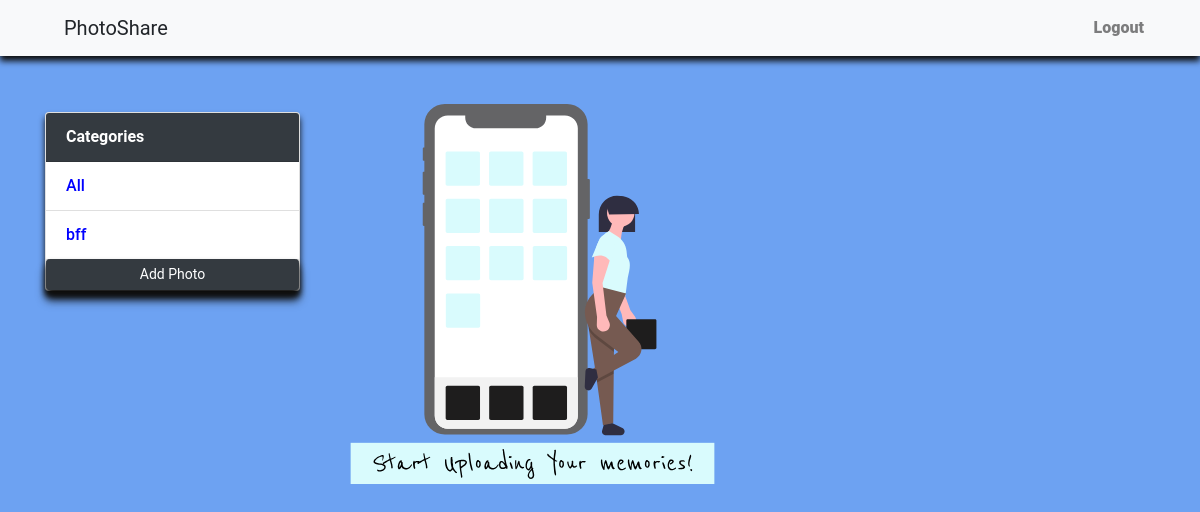
The app's page /gallery/?category=gun (signed in), older data.
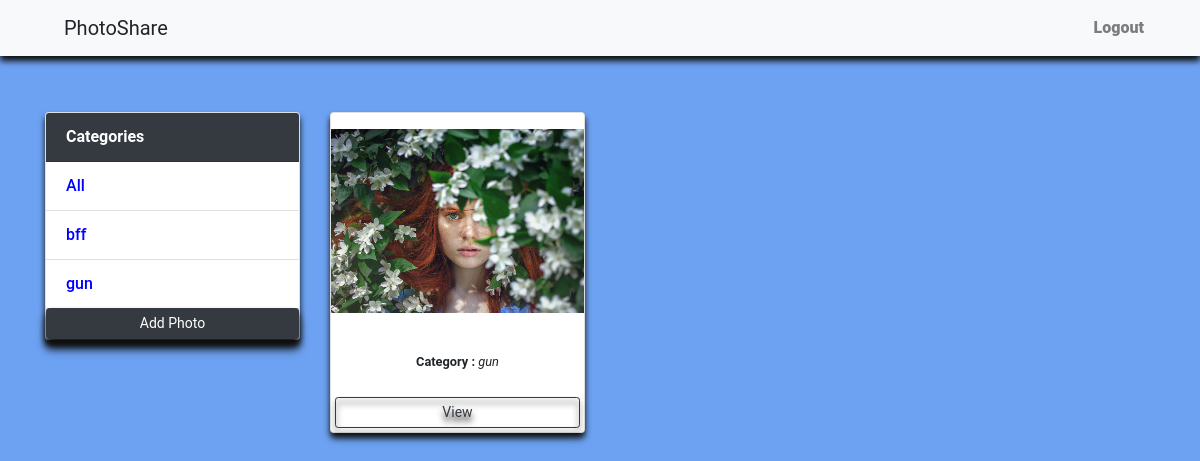
The same page, newer data.
### photo/models.py (models this page shows, shortened)
class Category(models.Model):
    name=models.CharField(max_length=100, null=False, blank=False)
    user=models.ForeignKey(User, on_delete=models.PROTECT, null=True)

class Photo(models.Model):
    category = models.ForeignKey(Category, on_delete=models.SET_NULL, null=True, blank=True)
    image = models.ImageField(null=False, blank=False)
    description=models.TextField()
    user = models.ForeignKey(User, on_delete=models.PROTECT, null=True, related_name='user')

### photo/views.py (the view)
# urls.py: path('gallery/',views.gallery, name="gallery"),
def gallery(request):
    if request.user.is_authenticated:
        category = request.GET.get('category')
        user = request.user
        if category == None:
            photos= Photo.objects.filter(user=user)
        else:
            photos = Photo.objects.filter(category__name=category, user=user)
        categories=Category.objects.filter(user=user)
        return render(request, 'photo/gallery.html', {'categories': categories, 'photos':photos})
    else:
        return redirect('homepage')

### photo/templates/photo/gallery.html (shortened to what this page needs)
{% load static %}
<!DOCTYPE html>
<html lang="en">
<head>
    <link rel=stylesheet href="https://cdnjs.cloudflare.com/ajax/libs/font-awesome/5.15.1/css/all.min.css">
    <link rel=stylesheet href=https://stackpath.bootstrapcdn.com/bootstrap/4.3.1/css/bootstrap.min.css>
    <link rel=stylesheet href=https://cdnjs.cloudflare.com/ajax/libs/animate.css/3.7.2/animate.min.css>
</head>
<body>
    {% include 'photo/navbar.html' %}
    <div class="container my-5">
        <div class="row">
            <div class="col-md-3 my-2">
                <div class="card">
                    <div class="card-header bg-dark text-white">
                      <strong>Categories</strong>
                    </div>
                    <ul class="list-group list-group-flush">
                      <li class="list-group-item">
                          <a href="{% url 'gallery' %}">All</a>
                        </li>
                      {% for category in categories %}
                      <li class="list-group-item">
                          <a href="{% url 'gallery' %}?category={{category.name}}">{{category.name}}
                          </a>
                        </li>
                      {% endfor %}
                      <a href="{% url 'add' %}" class="btn btn-block btn-dark btn-sm">Add Photo</a>
                    </ul>
                  </div>
            </div>
            <div class="col-md-9 mx-auto text-center">
                    <div class="row">
                      {% for photo in photos %}
                    <div class="col-md-4">
                        <div class="card my-2">
                            <img class="image-thumbnail my-2" src="{{photo.image.url}}" alt="{{photo.description}}">
                            <div class="card-body">
                              <small><strong>Category :</strong> <em>{{photo.category.name}}</em></small>
                            </div>
                            <a href="{% url 'view' photo.id %}" class="btn btn-outline-dark btn-sm m-1">View</a>
                          </div>
                    </div>
                    {% empty %}
                    {% include 'photo/photoshare.svg' %}
                    {% endfor %}
                    </div>
            </div>
        </div>
    </div>
    <br>
</body>
</html>

### photo/templates/photo/navbar.html (shortened to what this page needs)
{% load static %}
<nav class="navbar navbar-expand-lg bg-light navbar-light px-5 navigation">
    <a class="navbar-brand ml-3">PhotoShare</a>
    <div class="collapse navbar-collapse" id=navbarSupportedContent>
    <ul class="navbar-nav ml-auto">
      {% if request.user.is_authenticated %}
      <li class="nav-item">
        <a class=nav-link href="{% url 'logout' %}">Logout</a>
        </li>
      {% endif %}
    </ul>
  </div>
    </nav>

### photo/templates/photo/gallery.html (style rules this page uses)
.card { filter: drop-shadow(0px 5px 3px rgb(14, 14, 13)); }
.btn { filter: drop-shadow(0px 5px 3px rgb(231, 231, 151)); }
body { font-family: "Roboto", sans-serif; background: #6DA2F2; }
.image-thumbnail { height: 200px; object-fit: contain; }
.list-group-item > a { color: blue; font-weight: 500; text-decoration: none; }
body { background-repeat: no-repeat; background-size: cover; background-attachment: fixed; height:90vh; }

### photo/templates/photo/navbar.html (style rules this page uses)
.navigation { filter: drop-shadow(0px 5px 3px rgb(14, 14, 13)); }
.nav-item > a { font-weight: 900; color: black; }
.btn { filter: drop-shadow(0px 5px 3px rgb(14, 14, 13)); }

Row changes from the older to the newer data that the page shows:
added Category: name "gun"
added Photo: image (picture), category.name "gun"
